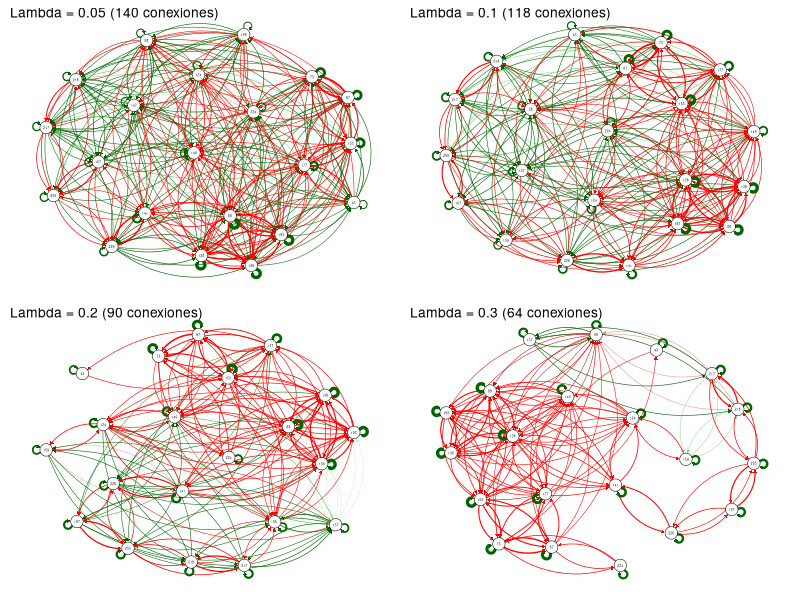
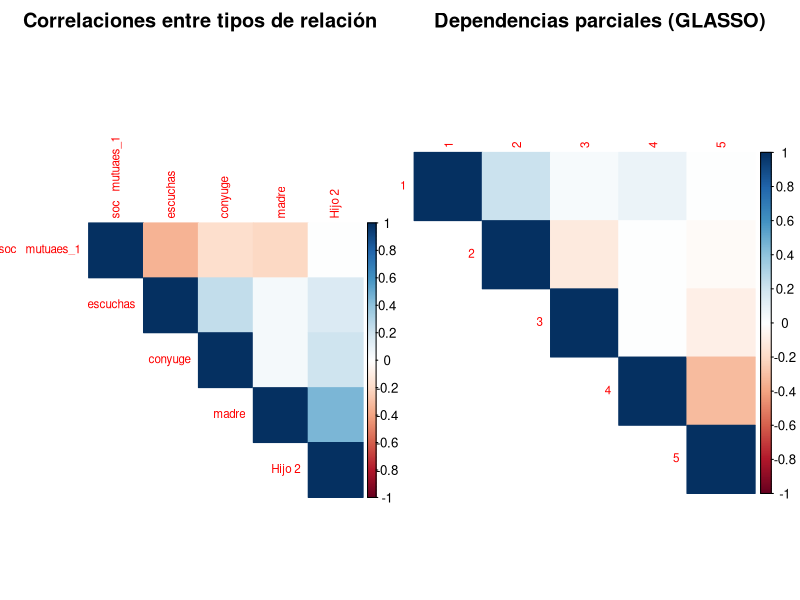
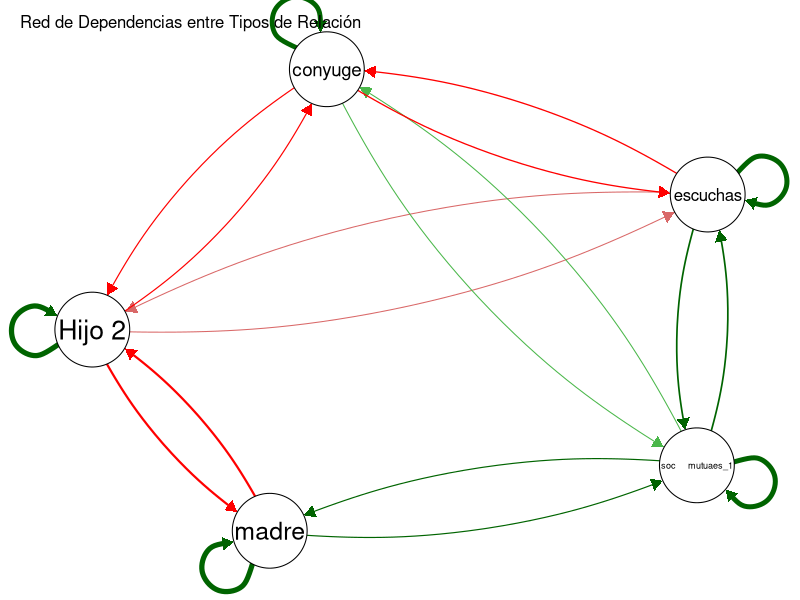

These charts were generated, in order, by the following R code:
# ============================================================================
# GLASSO APLICADO A ANÁLISIS DE REDES SOCIALES (SIN ATRIBUTOS EXTERNOS)
# ============================================================================

# Limpiar entorno
rm(list=ls())

# Instalar paquetes si no están instalados
paquetes <- c("igraph", "glasso", "qgraph", "corrplot")
for(pkg in paquetes) {
  if(!require(pkg, character.only = TRUE, quietly = TRUE)) {
    install.packages(pkg, dependencies = TRUE)
    library(pkg, character.only = TRUE)
  }
}

# Cargar librerías explícitamente
library(igraph)
library(glasso)
library(qgraph)
library(corrplot)

# ----------------------------------------------------------------------------
# 1. CARGAR Y PREPARAR LOS DATOS
# ----------------------------------------------------------------------------

# Ver directorio actual
# cat("Directorio de trabajo actual:", getwd(), "\n\n")

# OPCIÓN A: Si el archivo está en el directorio de trabajo
edges <- read.csv("redinventada.txt", sep="\t", header=TRUE)

# OPCIÓN B: Seleccionar archivo manualmente (más fácil)
#cat("Seleccioná el archivo redinventada.txt en la ventana que se abre...\n")
#archivo <- file.choose()
#edges <- read.csv(archivo, sep="\t", header=TRUE)

# OPCIÓN C: Si preferís especificar la ruta completa, descomentá y modificá:
# edges <- read.csv("C:/Users/TuUsuario/Documents/redinventada.txt", sep="\t", header=TRUE)

# Crear el grafo
g <- graph_from_data_frame(edges, directed=FALSE)

# Ver información básica
cat("========== INFORMACIÓN DE LA RED ==========\n")
cat("Número de nodos:", vcount(g), "\n")
cat("Número de aristas:", ecount(g), "\n")
cat("\nTipos de relaciones:\n")
print(table(edges$label))

# ----------------------------------------------------------------------------
# 2. ENFOQUE 1: GLASSO SOBRE PATRONES DE VECINDAD
# ----------------------------------------------------------------------------
# Pregunta: ¿Qué nodos tienen patrones estructurales directamente similares?

cat("\n\n========== ENFOQUE 1: VECINDARIOS DE NODOS ==========\n")

# Seleccionar nodos con suficiente conectividad
min_degree <- 3  # Nodos con al menos 3 conexiones
connected_nodes <- V(g)[degree(g) >= min_degree]

# Si hay muchos nodos, tomar los más conectados
if(length(connected_nodes) > 50) {
  top_n <- 50
  connected_nodes <- V(g)[order(degree(g), decreasing=TRUE)[1:top_n]]
  cat("Analizando los", top_n, "nodos más conectados\n")
} else {
  cat("Analizando", length(connected_nodes), "nodos con degree >=", min_degree, "\n")
}

subg <- induced_subgraph(g, connected_nodes)

# Crear matriz de adyacencia
adj_matrix <- as_adjacency_matrix(subg, sparse=FALSE)

# Correlación entre patrones de conexión de nodos
# Cada nodo es una "variable", sus conexiones son "observaciones"
S_nodes <- cor(adj_matrix)

# Aplicar GLASSO con diferentes valores de lambda
cat("\nProbando diferentes valores de regularización...\n")
lambda_values <- c(0.05, 0.1, 0.2, 0.3)

par(mfrow=c(2,2))
for(lambda in lambda_values) {
  glasso_result <- glasso(S_nodes, rho=lambda)
  n_edges <- sum(glasso_result$wi[upper.tri(glasso_result$wi)] != 0)
  
  qgraph(glasso_result$wi,
         layout="spring",
         title=paste0("Lambda = ", lambda, " (", n_edges, " conexiones)"),
         labels=V(subg)$name,
         vsize=4,
         label.cex=0.8,
         cut=0.01)
  
  cat(sprintf("  Lambda=%.2f -> %d conexiones directas\n", lambda, n_edges))
}

# Elegir un lambda intermedio para análisis detallado
best_lambda <- 0.1
glasso_nodes <- glasso(S_nodes, rho=best_lambda)

cat("\n--- Interpretación (Lambda =", best_lambda, ") ---\n")
cat("Este grafo muestra nodos con ROLES ESTRUCTURALES similares.\n")
cat("Dos nodos están conectados si tienen patrones de conexión directamente relacionados,\n")
cat("no solo porque estén en la misma comunidad o cerca en el grafo.\n")

# Identificar nodos centrales en el grafo GLASSO
prec_matrix <- glasso_nodes$wi
glasso_degree <- colSums(abs(prec_matrix) > 0.01) - 1  # -1 para diagonal
top_glasso <- order(glasso_degree, decreasing=TRUE)[1:min(5, length(glasso_degree))]

cat("\nNodos con más dependencias estructurales directas:\n")
for(i in top_glasso) {
  cat(sprintf("  Nodo %s: %d conexiones directas (degree original: %d)\n",
              V(subg)$name[i], 
              glasso_degree[i],
              degree(subg)[i]))
}

# ----------------------------------------------------------------------------
# 3. ENFOQUE 2: GLASSO SOBRE TIPOS DE RELACIÓN
# ----------------------------------------------------------------------------
# Pregunta: ¿Qué tipos de relaciones co-ocurren directamente?

cat("\n\n========== ENFOQUE 2: TIPOS DE RELACIÓN ==========\n")

# Crear matriz: nodo x tipo_de_relación
relaciones <- unique(edges$label[edges$label != ""])
cat("Tipos de relación encontrados:", length(relaciones), "\n")

relation_matrix <- matrix(0, 
                          nrow=vcount(g), 
                          ncol=length(relaciones),
                          dimnames=list(V(g)$name, relaciones))

# Llenar la matriz
for(i in 1:nrow(edges)) {
  if(edges$label[i] != "") {
    src <- as.character(edges$source[i])
    tgt <- as.character(edges$target[i])
    rel <- edges$label[i]
    
    if(src %in% V(g)$name) relation_matrix[src, rel] <- 1
    if(tgt %in% V(g)$name) relation_matrix[tgt, rel] <- 1
  }
}

# Ver distribución
cat("\nFrecuencia de cada tipo de relación:\n")
rel_counts <- sort(colSums(relation_matrix), decreasing=TRUE)
print(rel_counts)

# Filtrar relaciones frecuentes (aparecen en al menos 5 nodos)
frequent_rels <- names(rel_counts[rel_counts >= 5])

if(length(frequent_rels) >= 3) {
  cat("\nAnalizando", length(frequent_rels), "tipos de relación frecuentes\n")
  
  rel_subset <- relation_matrix[, frequent_rels]
  
  # Correlación entre tipos de relación
  S_rel <- cor(rel_subset)
  
  # Visualizar correlaciones
  par(mfrow=c(1,2))
  corrplot(S_rel, method="color", type="upper",
           title="Correlaciones entre tipos de relación",
           mar=c(0,0,2,0),
           tl.cex=0.7)
  
  # Aplicar GLASSO
  glasso_rel <- glasso(S_rel, rho=0.1)
  
  # Normalizar matriz de precisión para visualización
  prec_rel_norm <- cov2cor(glasso_rel$wi)
  corrplot(prec_rel_norm, method="color", type="upper",
           title="Dependencias parciales (GLASSO)",
           mar=c(0,0,2,0),
           tl.cex=0.7)
  
  # Visualizar como red
  par(mfrow=c(1,1))
  qgraph(glasso_rel$wi,
         layout="spring",
         labels=colnames(rel_subset),
         title="Red de Dependencias entre Tipos de Relación",
         vsize=10,
         label.cex=1.2,
         esize=5,
         cut=0.05)
  
  cat("\n--- Interpretación ---\n")
  cat("Este grafo muestra qué tipos de relaciones co-ocurren DIRECTAMENTE.\n")
  cat("Por ejemplo, si 'familiar' y 'escuchas' están conectados, significa que\n")
  cat("personas con vínculos familiares tienden a estar en escuchas,\n")
  cat("más allá de cualquier otro factor intermedio.\n")
  
  # Analizar conexiones específicas
  prec_rel <- glasso_rel$wi
  strong_connections <- which(abs(prec_rel[upper.tri(prec_rel)]) > 0.1)
  
  if(length(strong_connections) > 0) {
    cat("\nConexiones directas fuertes entre tipos de relación:\n")
    indices <- which(upper.tri(prec_rel), arr.ind=TRUE)
    for(i in strong_connections) {
      rel1 <- colnames(rel_subset)[indices[i,1]]
      rel2 <- colnames(rel_subset)[indices[i,2]]
      strength <- prec_rel[indices[i,1], indices[i,2]]
      cat(sprintf("  %s <-> %s: %.3f\n", rel1, rel2, strength))
    }
  }
  
} else {
  cat("\nNo hay suficientes tipos de relación frecuentes para análisis GLASSO\n")
  cat("(Se necesitan al menos 3 tipos con más de 5 ocurrencias)\n")
}

# ----------------------------------------------------------------------------
# 4. RESUMEN Y CONCLUSIONES
# ----------------------------------------------------------------------------

cat("\n\n========== RESUMEN ==========\n")
cat("GLASSO te permite descubrir:\n\n")
cat("1. ENFOQUE DE VECINDARIOS:\n")
cat("   - Nodos con roles estructurales similares\n")
cat("   - Puentes ocultos entre comunidades\n")
cat("   - Equivalencias estructurales más allá de proximidad\n\n")
cat("2. ENFOQUE DE TIPOS DE RELACIÓN:\n")
cat("   - Qué tipos de vínculos van juntos directamente\n")
cat("   - Relaciones fundamentales vs. derivadas\n")
cat("   - Patrones de co-ocurrencia no obvios\n\n")
cat("Las conexiones en GLASSO son DIRECTAS, no transitivas ni espurias.\n")
